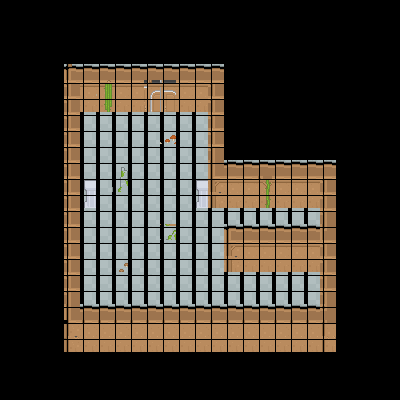

A 2D game scene composited from a Tiled map and its tileset images. What follows is a short description and the map's XML, with every tile layer's data as written:
An orthogonal 25x25 tile map with 16x16 px tiles, 2 tile layers (Tile Layer 1, Tile Layer 2).

<map version="1.0" tiledversion="1.1.6" orientation="orthogonal" renderorder="right-down" width="25" height="25" tilewidth="16" tileheight="16" infinite="0" nextobjectid="1">
 <tileset firstgid="1" source="roguelikeDungeon_transparent.tsx" />
 <layer name="Tile Layer 1" width="25" height="25">
  <data encoding="csv">
0,0,0,0,0,0,0,0,0,0,0,0,0,0,0,0,0,0,0,0,0,0,0,0,0,
0,0,0,0,0,0,0,0,0,0,0,0,0,0,0,0,0,0,0,0,0,0,0,0,0,
0,0,0,0,0,0,0,0,0,0,0,0,0,0,0,0,0,0,0,0,0,0,0,0,0,
0,0,0,0,0,0,0,0,0,0,0,0,0,0,0,0,0,0,0,0,0,0,0,0,0,
0,0,0,0,153,151,151,151,151,151,151,151,151,154,0,0,0,0,0,0,0,0,0,0,0,
0,0,0,0,180,210,210,210,210,210,210,210,210,180,0,0,0,0,0,0,0,0,0,0,0,
0,0,0,0,180,266,266,266,266,266,266,266,266,180,0,0,0,0,0,0,0,0,0,0,0,
0,0,0,0,180,325,325,325,325,325,325,325,325,180,0,0,0,0,0,0,0,0,0,0,0,
0,0,0,0,180,325,325,325,325,325,325,325,325,180,0,0,0,0,0,0,0,0,0,0,0,
0,0,0,0,180,325,325,325,325,325,325,325,325,180,0,0,0,0,0,0,0,0,0,0,0,
0,0,0,0,180,325,325,325,325,325,325,325,325,181,151,151,151,151,151,151,154,0,0,0,0,
0,0,0,0,180,325,325,325,325,325,325,325,325,209,210,210,211,210,210,210,180,0,0,0,0,
0,0,0,0,180,325,325,325,325,325,325,325,325,265,266,266,267,266,266,266,180,0,0,0,0,
0,0,0,0,180,325,325,325,325,325,325,325,325,325,325,325,325,325,325,325,180,0,0,0,0,
0,0,0,0,180,325,325,325,325,325,325,325,325,325,150,151,151,151,151,151,183,0,0,0,0,
0,0,0,0,180,325,325,325,325,325,325,325,325,325,209,210,210,210,210,210,180,0,0,0,0,
0,0,0,0,180,325,325,325,325,325,325,325,325,325,265,266,266,266,266,266,180,0,0,0,0,
0,0,0,0,180,325,325,325,325,325,325,325,325,325,325,325,325,325,325,325,180,0,0,0,0,
0,0,0,0,180,325,325,325,325,325,325,325,325,325,325,325,325,325,325,325,180,0,0,0,0,
0,0,0,0,181,151,151,151,151,151,151,151,151,151,151,151,151,151,151,151,182,0,0,0,0,
0,0,0,0,205,206,206,206,206,206,206,206,206,206,206,206,206,206,206,206,208,0,0,0,0,
0,0,0,0,261,262,262,262,262,262,262,262,262,262,262,262,262,262,262,262,264,0,0,0,0,
0,0,0,0,0,0,0,0,0,0,0,0,0,0,0,0,0,0,0,0,0,0,0,0,0,
0,0,0,0,0,0,0,0,0,0,0,0,0,0,0,0,0,0,0,0,0,0,0,0,0,
0,0,0,0,0,0,0,0,0,0,0,0,0,0,0,0,0,0,0,0,0,0,0,0,0
</data>
 </layer>
 <layer name="Tile Layer 2" width="25" height="25">
  <data encoding="csv">
0,0,0,0,0,0,0,0,0,0,0,0,0,0,0,0,0,0,0,0,0,0,0,0,0,
0,0,0,0,0,0,0,0,0,0,0,0,0,0,0,0,0,0,0,0,0,0,0,0,0,
0,0,0,0,0,0,0,0,0,0,0,0,0,0,0,0,0,0,0,0,0,0,0,0,0,
0,0,0,0,0,0,0,0,0,0,0,0,0,0,0,0,0,0,0,0,0,0,0,0,0,
0,0,0,0,0,0,0,0,0,0,0,0,0,0,0,0,0,0,0,0,0,0,0,0,0,
0,0,0,0,0,0,89,0,0,163,168,0,0,0,0,0,0,0,0,0,0,0,0,0,0,
0,0,0,0,0,0,117,0,0,191,196,0,0,0,0,0,0,0,0,0,0,0,0,0,0,
0,0,0,0,0,0,0,0,0,0,0,0,0,0,0,0,0,0,0,0,0,0,0,0,0,
0,0,0,0,0,0,0,0,0,0,86,0,0,0,0,0,0,0,0,0,0,0,0,0,0,
0,0,0,0,0,0,0,0,0,0,0,0,0,0,0,0,0,0,0,0,0,0,0,0,0,
0,0,0,0,0,0,0,7,0,0,0,0,0,0,0,0,0,0,0,0,0,0,0,0,0,
0,0,0,0,0,141,0,35,0,0,0,0,141,0,0,0,90,0,0,0,0,0,0,0,0,
0,0,0,0,0,169,0,0,0,0,0,0,169,0,0,0,118,0,0,0,0,0,0,0,0,
0,0,0,0,0,0,0,0,0,0,0,0,0,0,0,0,0,0,0,0,0,0,0,0,0,
0,0,0,0,0,0,0,0,0,0,31,0,0,0,0,0,0,0,0,0,0,0,0,0,0,
0,0,0,0,0,0,0,0,0,0,0,0,0,0,0,0,0,0,0,0,0,0,0,0,0,
0,0,0,0,0,0,0,115,0,0,0,0,0,0,0,0,0,0,0,0,0,0,0,0,0,
0,0,0,0,0,0,0,0,0,0,0,0,0,0,0,0,0,0,0,0,0,0,0,0,0,
0,0,0,0,0,0,0,0,0,0,0,0,0,0,0,0,0,0,0,0,0,0,0,0,0,
0,0,0,0,0,0,0,0,0,0,0,0,0,0,0,0,0,0,0,0,0,0,0,0,0,
0,0,0,0,0,0,0,0,0,0,0,0,0,0,0,0,0,0,0,0,0,0,0,0,0,
0,0,0,0,0,0,0,0,0,0,0,0,0,0,0,0,0,0,0,0,0,0,0,0,0,
0,0,0,0,0,0,0,0,0,0,0,0,0,0,0,0,0,0,0,0,0,0,0,0,0,
0,0,0,0,0,0,0,0,0,0,0,0,0,0,0,0,0,0,0,0,0,0,0,0,0,
0,0,0,0,0,0,0,0,0,0,0,0,0,0,0,0,0,0,0,0,0,0,0,0,0
</data>
 </layer>
</map>